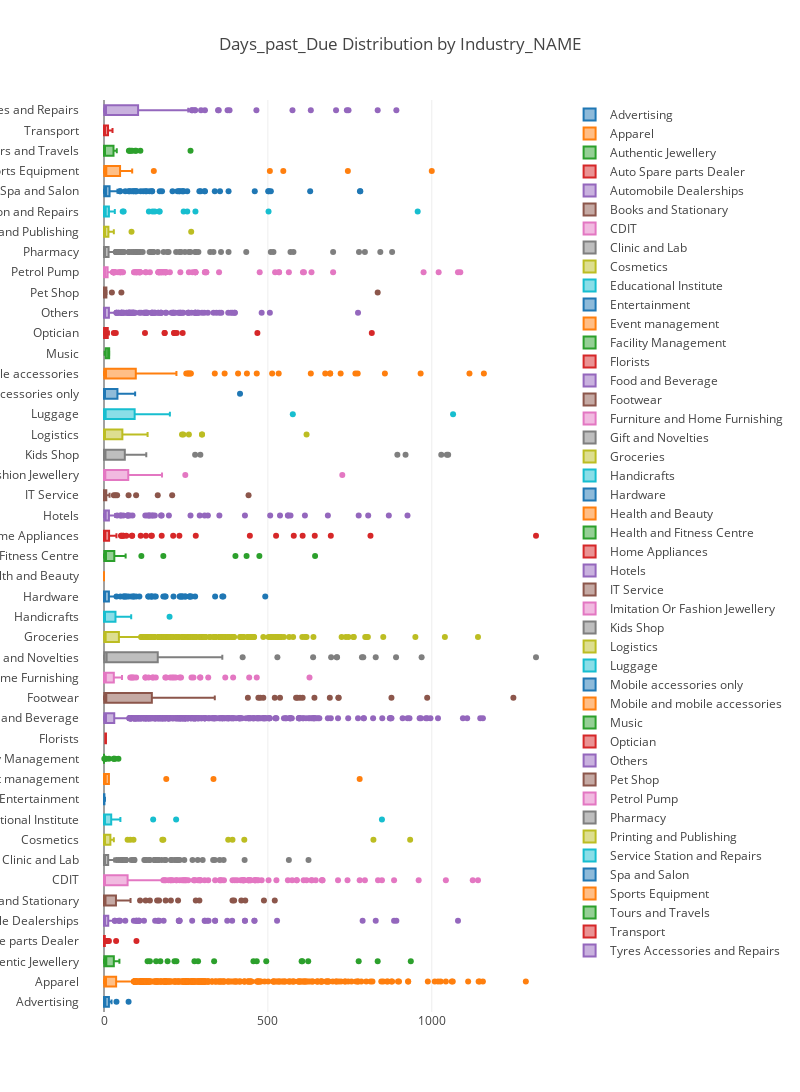

Notebook source saved alongside this figure:
### Code cell
trace = []
for name, group in data.groupby("Industry_NAME"):
    trace.append ( 
        go.Box(
            x=group["Days_past_Due"].values,
            name=name
        )
    )
layout = go.Layout(
    title='Days_past_Due Distribution by Industry_NAME',
    width = 800,
    height = 2000
)
#data = [trace0, trace1]
fig = go.Figure(data=trace, layout=layout)
py.iplot(fig, filename="Days_past_Due_by_Industry_NAME")

### Figure 1 — Plotly figure (JSON) as saved in the notebook; plotly's stock layout.template omitted (floating-point values rounded to 4 significant figures; data arrays with more than 128 entries replaced by an {"elided": "..."} marker saying what was removed)
{"data": [{"name": "Advertising", "type": "box", "x": [8, 18, 0, 38, 0, 0, 5, 0, 75, 23, 0, 0, 0, 15, 3, 8, 13, 0]}, {"name": "Apparel", "type": "box", "x": {"elided": "1616 int values"}}, {"name": "Authentic Jewellery", "type": "box", "x": [936, 777, 835, 603, 605, 623, 456, 495, 466, 276, 0, 0, 287, 47, 140, 159, 133, 2, 2, 1, 336, 1, 221, 9, 23, 5, 4, 194, 9, 9, 12, 12, 0, 215, 0, 0, 0, 12, 9, 0, 0, 0, 172, 2, 0, 11, 0, 0, 0, 6, 1, 37, 16, 4, 13, 8, 6, 9, 2, 4, 39, 0, 1, 0, 25, 25, 30, 15, 2, 6, 5, 6, 5, 6, 8, 7, 0, 32, 0, 5, 4, 0, 0, 7, 15, 0, 14, 0, 8, 2, 20, 0, 9, 0]}, {"name": "Auto Spare parts Dealer", "type": "box", "x": [12, 0, 0, 0, 15, 99, 0, 0, 0, 0, 0, 0, 4, 37, 0, 0, 3, 0, 0, 0, 0, 0, 1, 0, 6, 8, 0, 0, 0, 0, 2, 0, 0, 0, 0, 5]}, {"name": "Automobile Dealerships", "type": "box", "x": {"elided": "268 int values"}}, {"name": "Books and Stationary", "type": "box", "x": [431, 488, 392, 419, 521, 291, 397, 168, 226, 162, 280, 0, 204, 81, 45, 188, 15, 0, 22, 5, 44, 74, 110, 15, 0, 3, 6, 29, 5, 0, 0, 140, 4, 1, 12, 0, 11, 0, 6, 127, 11, 7, 4, 0, 0, 0, 4, 12, 0, 0, 0, 0, 4, 16, 0, 5, 0, 0, 0, 0, 0, 0, 0, 0, 15, 0, 0, 0, 9, 0, 1, 11, 0, 0, 0, 7, 0, 11, 0, 0]}, {"name": "CDIT", "type": "box", "x": {"elided": "366 int values"}}, {"name": "Clinic and Lab", "type": "box", "x": {"elided": "323 int values"}}, {"name": "Cosmetics", "type": "box", "x": [934, 822, 379, 428, 2, 178, 392, 30, 72, 2, 19, 90, 21, 0, 2, 1, 0, 13, 181, 8, 13, 4, 3, 1, 80, 4, 0, 0, 0, 0, 4, 0, 7, 0, 1, 0, 0, 7, 3, 0, 9, 0, 1, 0, 1, 0, 0, 0, 0]}, {"name": "Educational Institute", "type": "box", "x": [848, 30, 220, 150, 39, 1, 0, 0, 2, 2, 0, 15, 2, 50, 0, 2, 22, 1, 14, 0, 0, 0, 0, 0, 0, 7]}, {"name": "Entertainment", "type": "box", "x": [0, 0, 3, 0, 2, 0, 1, 0, 0]}, {"name": "Event management", "type": "box", "x": [780, 334, 190, 15, 5, 0, 0, 0, 9, 15, 0, 5, 0, 0]}, {"name": "Facility Management", "type": "box", "x": [44, 0, 0, 34, 0, 30, 0, 0, 0, 0, 0, 0, 0, 0, 0, 0, 15, 0, 0, 0, 30, 5, 0, 0, 0, 1, 0, 5, 0, 0, 0, 0, 0, 0]}, {"name": "Florists", "type": "box", "x": [6, 4]}, {"name": "Food and Beverage", "type": "box", "x": {"elided": "1609 int values"}}, {"name": "Footwear", "type": "box", "x": {"elided": "138 int values"}}, {"name": "Furniture and Home Furnishing", "type": "box", "x": {"elided": "134 int values"}}, {"name": "Gift and Novelties", "type": "box", "x": [1318, 969, 787, 829, 891, 791, 711, 529, 110, 710, 693, 638, 423, 348, 30, 30, 351, 204, 339, 361, 285, 164, 177, 297, 9, 22, 85, 275, 227, 235, 220, 188, 38, 117, 15, 26, 279, 0, 244, 3, 0, 3, 8, 2, 92, 4, 37, 0, 138, 7, 15, 1, 3, 0, 0, 21, 13, 0, 0, 28, 52, 42, 0, 7, 8, 25, 30, 4, 0, 7, 0, 1, 59, 4, 0, 8, 0, 1, 0, 12, 1, 0, 0, 0, 8, 7, 11, 5, 1, 1, 1, 2, 2, 7, 0, 2, 8, 0, 0, 1, 0, 0, 0, 0, 5, 1, 0, 0, 6, 0]}, {"name": "Groceries", "type": "box", "x": {"elided": "736 int values"}}, {"name": "Handicrafts", "type": "box", "x": [200, 83, 0, 1, 19, 2, 0, 0, 0]}, {"name": "Hardware", "type": "box", "x": {"elided": "248 int values"}}, {"name": "Health and Beauty", "type": "box", "x": [0]}, {"name": "Health and Fitness Centre", "type": "box", "x": [644, 31, 435, 474, 401, 1, 45, 14, 114, 22, 1, 1, 15, 1, 181, 0, 0, 7, 0, 8, 66, 33, 1, 6, 8, 0, 45, 7, 6, 0, 0, 5, 0, 3, 2, 2, 0, 3, 8, 20, 4]}, {"name": "Home Appliances", "type": "box", "x": [1318, 692, 579, 813, 525, 606, 230, 643, 445, 8, 8, 7, 7, 11, 0, 16, 53, 0, 0, 68, 211, 0, 0, 0, 112, 85, 29, 176, 33, 280, 0, 0, 15, 2, 0, 5, 14, 59, 58, 23, 1, 0, 1, 52, 0, 0, 7, 13, 144, 2, 0, 146, 0, 128, 0, 4, 2, 86, 0, 0, 38, 9, 0, 12, 0, 0, 4, 12, 0, 0, 1, 13, 2, 0, 0, 12, 0, 30, 1, 14, 12, 5, 31, 21, 0, 2, 2, 7, 0, 7, 0, 11, 0, 0, 0, 0, 30, 8, 9, 0, 6, 0, 2, 1, 9, 15, 4, 0, 1, 1, 0, 14, 1, 5, 11, 0, 0, 0, 0, 0, 0, 0, 1, 1, 4, 0, 0, 0]}, {"name": "Hotels", "type": "box", "x": {"elided": "200 int values"}}, {"name": "IT Service", "type": "box", "x": [441, 208, 15, 40, 0, 75, 98, 17, 0, 14, 7, 0, 0, 15, 0, 30, 0, 0, 0, 0, 3, 0, 15, 0, 0, 164, 0, 0, 0, 0, 0, 0, 0, 0, 0, 0, 35, 0, 0, 0, 0, 7, 0, 0, 0, 0, 1, 0, 0, 2, 0, 1, 0, 0, 0, 0, 0, 0]}, {"name": "Imitation Or Fashion Jewellery", "type": "box", "x": [727, 177, 154, 0, 248, 74, 24, 0, 0, 0, 88, 0, 0, 4, 3, 4, 0, 13, 0, 5, 5, 0]}, {"name": "Kids Shop", "type": "box", "x": [1050, 1046, 1029, 920, 895, 294, 5, 0, 31, 278, 104, 31, 93, 0, 3, 34, 0, 129, 0, 0, 2, 0, 2, 3, 12, 2, 6, 0, 13, 0, 2, 7, 4, 0, 0, 0, 0, 0, 6, 6]}, {"name": "Logistics", "type": "box", "x": [299, 618, 259, 238, 299, 128, 79, 0, 68, 87, 242, 0, 132, 126, 0, 0, 0, 0, 0, 58, 0, 0, 0, 54, 8, 81, 9, 0, 0, 133, 15, 0, 0, 0, 0, 3, 0, 0, 7, 0, 0, 0, 0, 0, 0, 0, 0, 1, 0, 0, 7, 15, 0, 3, 0, 0, 0, 1, 0, 0]}, {"name": "Luggage", "type": "box", "x": [1065, 576, 163, 185, 157, 2, 13, 11, 22, 201, 30, 190, 6, 0, 0, 14, 0, 2, 0, 1, 9, 0, 0, 0, 0, 0, 0, 4]}, {"name": "Mobile accessories only", "type": "box", "x": [415, 0, 95, 0, 11, 51, 8, 0, 0, 0, 0]}, {"name": "Mobile and mobile accessories", "type": "box", "x": {"elided": "130 int values"}}, {"name": "Music", "type": "box", "x": [2, 16, 15]}, {"name": "Optician", "type": "box", "x": [817, 185, 185, 468, 15, 214, 214, 222, 125, 4, 240, 36, 3, 7, 0, 1, 7, 2, 7, 0, 10, 0, 9, 0, 6, 8, 0, 1, 30, 0, 8, 10, 5, 12, 9, 5, 0, 1, 10, 9, 9, 0, 0, 0, 0, 1, 1, 2, 1, 0, 0]}, {"name": "Others", "type": "box", "x": {"elided": "496 int values"}}, {"name": "Pet Shop", "type": "box", "x": [835, 2, 5, 0, 2, 53, 8, 0, 24, 0, 0, 8, 0, 4, 2, 0, 7, 0, 4, 0, 0]}, {"name": "Petrol Pump", "type": "box", "x": {"elided": "496 int values"}}, {"name": "Pharmacy", "type": "box", "x": {"elided": "370 int values"}}, {"name": "Printing and Publishing", "type": "box", "x": [0, 84, 7, 0, 266, 15, 0, 0, 30, 13, 0, 0, 0, 0, 0, 0, 15, 0, 0, 0, 15, 0, 0, 0, 2]}, {"name": "Service Station and Repairs", "type": "box", "x": [957, 502, 168, 155, 279, 137, 0, 243, 15, 0, 16, 0, 57, 1, 5, 33, 14, 0, 0, 0, 254, 148, 10, 18, 13, 1, 0, 0, 8, 5, 60, 170, 4, 5, 5, 0, 9, 3, 29, 4, 0, 2, 5, 10, 7, 3, 0, 10, 3, 3, 5, 0, 21, 14, 0, 0, 0, 6, 1, 0, 0, 6, 0, 15, 0, 0, 6, 0, 1, 5, 7]}, {"name": "Spa and Salon", "type": "box", "x": {"elided": "230 int values"}}, {"name": "Sports Equipment", "type": "box", "x": [1000, 744, 547, 506, 84, 0, 86, 7, 2, 2, 152, 1, 14, 4, 13, 9, 0, 12, 1, 0, 7, 4, 1, 7, 0, 7, 0, 2]}, {"name": "Tours and Travels", "type": "box", "x": [111, 78, 98, 264, 39, 36, 2, 7, 36, 1, 0, 0, 29, 0, 86, 0, 15, 6, 0, 82, 0, 0, 0, 0, 4, 76, 0, 95, 0, 0, 0, 1, 39, 2, 0, 0, 11, 6, 0, 0, 0, 0, 0, 0, 0, 0, 0, 0, 1, 1]}, {"name": "Transport", "type": "box", "x": [0, 0, 0, 0, 15, 26, 23, 0, 0, 0, 4]}, {"name": "Tyres Accessories and Repairs", "type": "box", "x": [892, 835, 708, 746, 631, 741, 575, 350, 465, 383, 377, 348, 257, 157, 46, 277, 296, 268, 308, 13, 269, 278, 217, 15, 96, 74, 28, 2, 0, 0, 17, 14, 19, 4, 0, 30, 3, 2, 2, 0, 250, 0, 44, 3, 0, 0, 21, 0, 0, 29, 4, 0, 1, 2, 0, 5, 7, 11, 128, 16, 0, 23, 2, 26, 0, 1, 2, 2, 0, 1, 4, 0, 6, 1, 4, 4, 6, 0, 7, 9, 1, 8, 0, 0, 0, 0, 21, 1, 1, 0, 0, 1, 2]}], "layout": {"height": 2000, "title": "Days_past_Due Distribution by Industry_NAME", "width": 800}}
